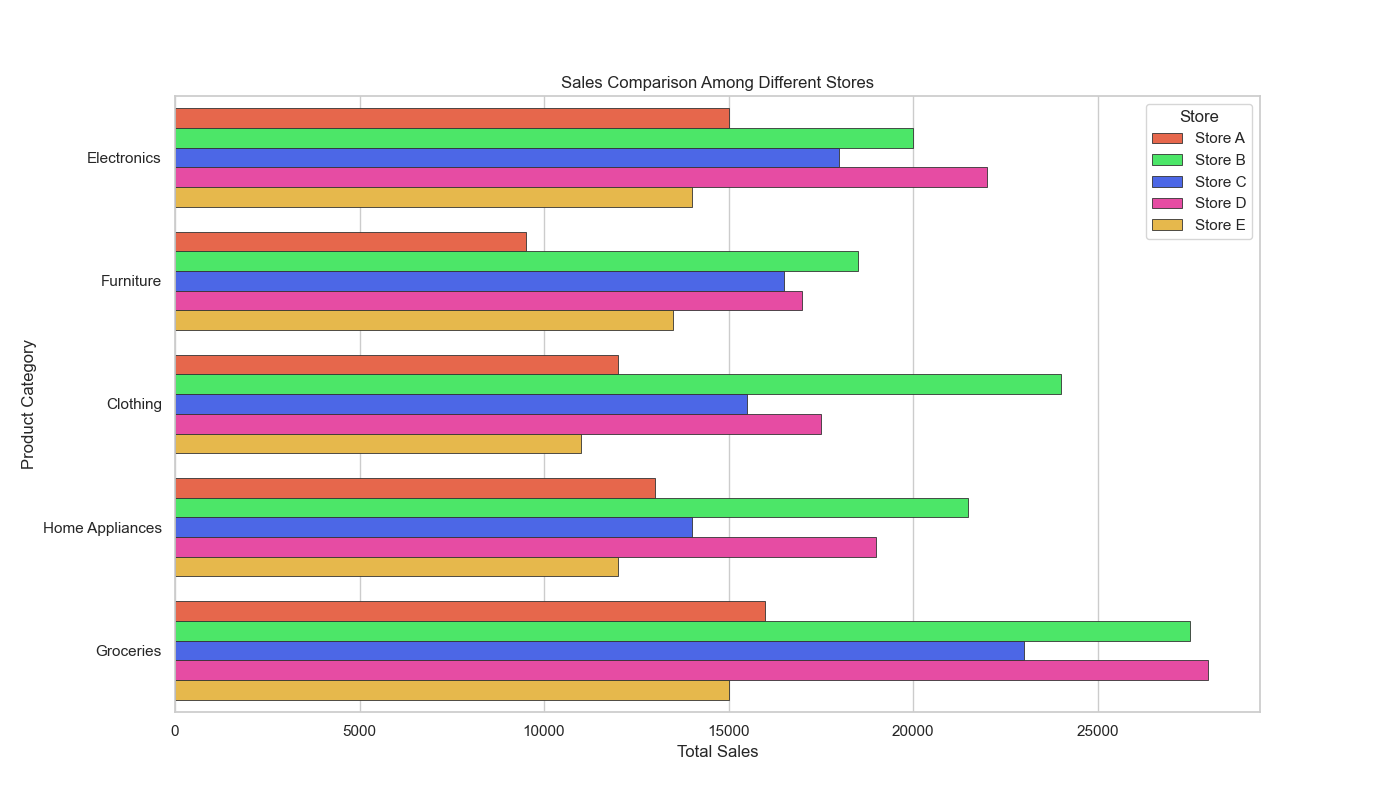

Generate this figure with Python:

import pandas as pd
import seaborn as sns
import matplotlib.pyplot as plt

# Given dataset in a dictionary
data = {
    'Store': ['Store A', 'Store B', 'Store C', 'Store D', 'Store E'],
    'Electronics': [15000, 20000, 18000, 22000, 14000],
    'Furniture': [9500, 18500, 16500, 17000, 13500],
    'Clothing': [12000, 24000, 15500, 17500, 11000],
    'Home Appliances': [13000, 21500, 14000, 19000, 12000],
    'Groceries': [16000, 27500, 23000, 28000, 15000]
}

# Convert the dictionary to a pandas DataFrame
df = pd.DataFrame(data)

# Unpivot the DataFrame from wide to long format
df_long = pd.melt(df, id_vars='Store', var_name='Category', value_name='Sales')

# Create a horizontal bar plot
plt.figure(figsize=(14, 8))
sns.barplot(
    x='Sales', 
    y='Category', 
    hue='Store', 
    data=df_long,
    palette=['#FF5733', '#33FF57', '#3357FF', '#FF33A7', '#FFC233'],
    dodge=True,
    edgecolor='.2',
    linewidth=.6,
    orient='h'
)

# Adjusting the bar width (by adjusting the distance between the bars)
plt.yticks(rotation=0)
plt.legend(title='Store')

# Set the title and the labels of the plot
plt.title('Sales Comparison Among Different Stores')
plt.xlabel('Total Sales')
plt.ylabel('Product Category')

# Show the plot
plt.show()
